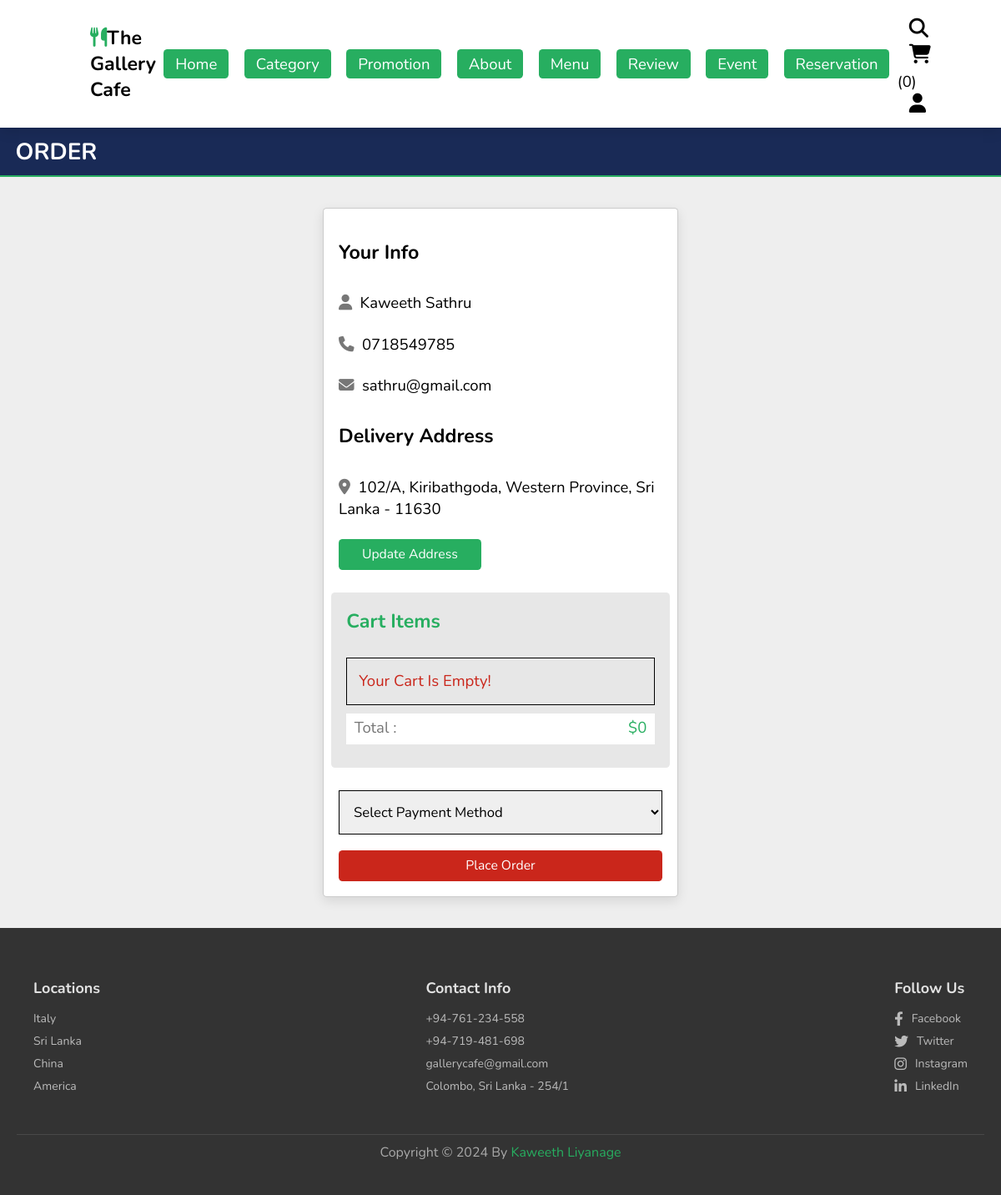
The page /checkout.php (signed in) on the database its author committed.
### tables this page shows
CREATE TABLE `users` (
  `id` int(100) NOT NULL,
  `name` varchar(20) NOT NULL,
  `email` varchar(50) NOT NULL,
  `number` varchar(10) NOT NULL,
  `password` varchar(50) NOT NULL,
  `address` varchar(500) NOT NULL
);

### checkout.php (the view, shortened to what this page needs)
<?php
include 'components/connect.php';
if(isset($_SESSION['user_id'])){
   $user_id = $_SESSION['user_id'];
}else{
   $user_id = '';
   header('location:home.php');
};
?>
<!DOCTYPE html>
<html lang="en">
<head>
   <link rel="stylesheet" href="https://cdnjs.cloudflare.com/ajax/libs/font-awesome/6.1.1/css/all.min.css">
   <link rel="stylesheet" href="css/style.css">
</head>
<body>
<?php include 'components/user_header.php'; ?>
<div class="head">
   <h3>order</h3>
</div>
<section class="checkout" id="checkout">
<div class="box-container">
<form action="" method="post">
<div class="user-info">
      <h3>your info</h3>
      <p><i class="fas fa-user"></i><span><?= $fetch_profile['name'] ?></span></p>
      <p><i class="fas fa-phone"></i><span><?= $fetch_profile['number'] ?></span></p>
      <p><i class="fas fa-envelope"></i><span><?= $fetch_profile['email'] ?></span></p>
      <h3>delivery address</h3>
      <p><i class="fas fa-map-marker-alt"></i><span><?php if($fetch_profile['address'] == ''){echo 'please enter your address';}else{echo $fetch_profile['address'];} ?></span></p>
      <a href="update_address.php" class="btn">update address</a>
   </div>
   <div class="cart-items">
      <h3>cart items</h3>
      <?php
         $grand_total = 0;
         $cart_items[] = '';
         $select_cart = $conn->prepare("SELECT * FROM `cart` WHERE user_id = ?");
         $select_cart->execute([$user_id]);
         if($select_cart->rowCount() > 0){
            while($fetch_cart = $select_cart->fetch(PDO::FETCH_ASSOC)){
               $cart_items[] = $fetch_cart['name'].' ('.$fetch_cart['price'].' x '. $fetch_cart['quantity'].') - ';
               $total_products = implode($cart_items);
               $grand_total += ($fetch_cart['price'] * $fetch_cart['quantity']);
      ?>
      <p><span class="name"><?= $fetch_cart['name']; ?></span><span class="price">$<?= $fetch_cart['price']; ?> x <?= $fetch_cart['quantity']; ?></span></p>
      <?php
            }
         }else{
            echo '<p class="empty">your cart is empty!</p>';
         }
      ?>
      <p class="grand-total"><span class="name">total :</span><span class="price">$<?= $grand_total; ?></span></p>
   </div>
   <div class="user-info">
      <select name="method" class="box" required>
         <option value="" disabled selected>Select Payment Method</option>
      </select>
      <input type="submit" value="place order" class="btn <?php if($fetch_profile['address'] == ''){echo 'disabled';} ?>" style="width:100%; background:var(--red); color:var(--white);" name="submit">
   </div>
</form>
</div>
</section>
<?php include 'components/footer.php'; ?>
</body>
</html>

### css/style.css (style rules this page uses)
:root { --green:#27ae60; --black:#000000; --red:#ca261b; --light-color:#777; --white:#ffffff; --blue:#192a56; --box-shadow:0 .5rem 1.5rem rgba(0,0,0,.1); --border:.2rem solid var(--black); }
* { font-family: 'Nunito', sans-serif; margin:0; padding:0; box-sizing: border-box; text-decoration: none; outline: none; border:none; transition: all .2s linear; }
html { font-size: 62.5%; overflow-x: hidden; scroll-padding-top: 5.5rem; scroll-behavior: smooth; }
section { padding:2rem 9%; }
.btn, .delete-btn { margin-top: 1rem; display: inline-block; font-size: 1.7rem; color:#fff; background: var(--green); border-radius: .5rem; cursor: pointer; padding:.8rem 3rem; text-transform: capitalize; }
.empty { border:var(--border); padding:1.5rem; text-align: center; width: 100%; font-size: 2rem; text-transform: capitalize; color:var(--red); }
.head { display: flex; align-items: center; justify-content: space-between; background-color: var(--blue); padding: 1rem 2rem; border-bottom: 2px solid var(--green); }
.head h3 { font-size: 3rem; color: var(--white); text-transform: uppercase; margin: 0; }
.checkout { background: #eee; }
.checkout .box-container { max-width: 50rem; margin:0 auto; padding:2rem; display: grid; grid-template-columns: repeat(auto-fit, minmax(30rem, 1fr)); gap:1.5rem; justify-content: center; align-items: flex-start; }
.checkout form { background: #fff; border:.1rem solid rgba(0, 0, 0, 0.2); border-radius: .5rem; box-shadow: var(--box-shadow); padding:1rem; position: relative; overflow: hidden; }
.checkout form h3 { font-size: 2.5rem; text-transform: capitalize; padding: 2rem 0; }
.checkout form .cart-items { background: #e7e7e7; padding:2rem; padding-top: 0; border-radius: .5rem; }
.checkout form .cart-items h3 { color:var(--green); }
.checkout form .cart-items p { display: flex; align-items: center; gap:1.5rem; justify-content: space-between; margin:1rem 0; line-height: 1.5; font-size: 2rem; }
.checkout form .cart-items p .name { color:var(--light-color); }
.checkout form .cart-items p .price { color:var(--black); }
.checkout form .cart-items .grand-total { background-color: var(--white); padding:.5rem 1rem; text-transform: capitalize; }
.checkout form .cart-items .grand-total .price { color:var(--green); }
.checkout form .user-info p { font-size: 2rem; padding:1rem 0; }
.checkout form .user-info p i { color:var(--light-color); margin-right: 1rem; }
.checkout form .user-info p span { color:var(--black); }
.checkout form .user-info a { margin-bottom:2rem; }
.checkout form .user-info .box { width: 100%; border:var(--border); padding:1.4rem; margin-top: 2rem; margin-bottom: 1rem; font-size: 1.8rem; }
.user-info { flex: 1; min-width: 50px; margin: 1rem; }
.user-info p { font-size: 1.9rem; margin: 0.5rem 0; }
.user-info p span { color: var(--black); }
.user-info p i { margin-right: 0.5rem; color: var(--black); }
@media (max-width: 1366px) { html { font-size: 58%; } }

### rows shown on the page
users: name "Kaweeth Sathru", number "0718549785", email "sathru@gmail.com", address "102/A, Kiribathgoda, Western Province, Sri Lanka - 11630", submit "place order"

### other values the page prints
$total_cart_items "0"
$grand_total "0"
